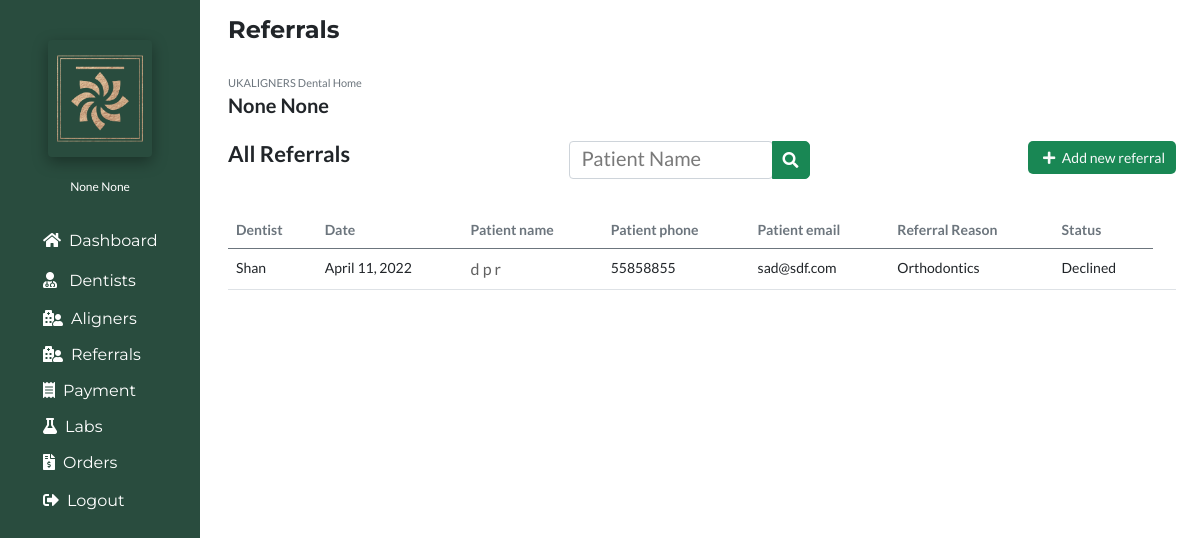
/refdeclined (signed in), run on the app's committed database.
### account/models.py (models this page shows, shortened)
class Account(AbstractBaseUser):
	email 					= models.EmailField(verbose_name="email", max_length=60, unique=True)
	username 				= models.CharField(max_length=30, unique=True)
	date_joined				= models.DateTimeField(verbose_name='date joined', auto_now_add=True)
	last_login				= models.DateTimeField(verbose_name='last login', auto_now=True)
	first_name				= models.CharField(max_length=50, null=True)
	last_name				= models.CharField(max_length=50, null=True)
	is_admin				= models.BooleanField(default=False)
	is_active				= models.BooleanField(default=True)
	is_staff				= models.BooleanField(default=False)
	is_superuser			= models.BooleanField(default=False)
	is_reception			= models.BooleanField(default=False)
	is_nurse				= models.BooleanField(default=False)
	is_dentist				= models.BooleanField(default=False)
	hide_email				= models.BooleanField(default=True)
	USERNAME_FIELD = 'username'
	REQUIRED_FIELDS = ['email']
	objects = MyAccountManager()

### portfolioApp/models.py (models this page shows, shortened)
class Referral(models.Model):
    Dentist=models.ForeignKey(User,on_delete=models.CASCADE, null=True)
    DentistName=models.CharField(max_length=50,null=True)
    PatientName=models.CharField(max_length=50)
    PatientPhone=models.CharField(max_length=20)
    PatientEmail=models.CharField(max_length=40)
    ReferralReason=models.CharField(max_length=60,default="Consultation",null=True,choices=(("Consultation","Consultation"),("Implant","Implant"),("Orthodontics","Orthodontics"),("Root Canal","Root Canal"),("Crown","Crown")
    ))
    Status=models.CharField(max_length=40,default="New",null=True,choices=(("New","New"),("Booked","Booked"),("Declined","Declined"),("TC","TC")
    ))
    BookedOn=models.CharField(max_length=40,null=True)
    TreatmentPlan=models.CharField(max_length=80,null=True)
    Note=models.CharField(max_length=150,null=True)
    Stage=models.CharField(max_length=150,null=True)
    Date=models.DateField(auto_now_add=True)

### portfolioApp/views.py (the view)
# urls.py: path('refdeclined', views.refdeclined, name='refdeclined'),
@login_required(login_url='login')
def refdeclined(request):
    if request.user.is_superuser or request.user.is_staff:
        myreferrals=Referral.objects.filter(Status="Declined").order_by("PatientName")
    else:
        myreferrals=Referral.objects.filter(Dentist=request.user,Status="Declined").order_by("PatientName")
    context={
        'referrals':'active',
        'myreferrals':myreferrals,
    }
    return render(request,'refdeclined.html',context)

### portfolioApp/templates/refdeclined.html (shortened to what this page needs)
{% extends 'base.html' %}
{% load static %}
{% block body %}
<section class="px-4">
<h4 class="py-3"><b>Referrals</b></h4>
<div class="">
<span class="text-secondary">UKALIGNERS Dental Home</span>
<h6><b>{{user.first_name}} {{user.last_name}}</b></h6>
<div class="d-flex justify-content-between py-3">
<h5><b>All Referrals</b></h5>
<div class="search-bar">
<div class="input-group">
  <div class="form-outline">
  <form action="{% url 'referralsearchresults' %}" method="get">
    <input type="search" id="patientName"  class="form-control" placeholder="Patient Name" name="ReferralSearchQuery" />
  </div>
  <button type="submit" class="btn btn-success bg-success">
    <i class="fas fa-search"></i>
  </button>
</div>
</div>
<div class="add-new">
<a href="{% url 'addnewreferral' %}" class="btn btn-sm text-light bg-success"><i class="fas fa-plus mx-1"></i> Add new referral</a>
</div>
</div>
<div class="col-sm-12 px-0 pb-3 my-3 table-responsive"style="font-size:14px;">
<table class="table ">
<thead class="text-secondary">
<tr>
<th scope="col">Dentist</th>
<th scope="col">Date</th>
<th scope="col">Patient name</th>
<th scope="col">Patient phone</th>
<th scope="col">Patient email</th>
<th scope="col">Referral Reason</th>
<th scope="col">Status</th>
</tr>
</thead>
<tbody>
{% for referrals in myreferrals %}
<tr>
<td>{{referrals.DentistName}}</td>
<td>{{referrals.Date}}</td>
{% if not user.is_staff or user.is_superuser %}
<td><a href="/referraldetail/{{referrals.id}}/">{{referrals.PatientName}}</a></td>
{% else %}
<td class="text-secondary">{{referrals.PatientName}}</td>
{% endif %}
<td>{{referrals.PatientPhone}}</td>
<td>{{referrals.PatientEmail}}</td>
<td>{{referrals.ReferralReason}}</td>
<td>{{referrals.Status}}</td>
<td style="max-width:300px;">{{patients.Note}}</td>
</tr>
{% endfor %}
</tbody>
</table>
</div>
</div>
</section>
{% endblock body %}

### portfolioApp/templates/sidebar.html (shortened to what this page needs)
{% load static %}
<!DOCTYPE html>
<html lang="en">
 <head>
    <link rel="stylesheet" href="{% static 'css/all.min.css' %}" >
    <link href="{% static 'css/bootstrap.min.css' %} " rel="stylesheet">
    <link rel="stylesheet" href="{% static 'css/fontawesome.css' %}" >
    <link rel="stylesheet" href="https://cdnjs.cloudflare.com/ajax/libs/font-awesome/4.7.0/css/font-awesome.min.css">
    <link rel="stylesheet" href="{% static 'css/animated.css' %}" >
    <link rel="stylesheet" href="{% static 'css/owl.css' %}" >
    <link href="https://unpkg.com/aos@2.3.1/dist/aos.css" rel="stylesheet">
</head>
<body>
{% if user.is_superuser %}
<div class="col-sm-2 py-4"style="background:#294C3E;position:fixed;left:0;min-height:1600px;">
{% else %}
<div class="col-sm-2 py-4"style="background:rgb(40 40 41);position:fixed;left:0;min-height:1600px;">
{% endif %}
{% if user.is_superuser %}
<div class="logo text-center rounded p-2 mx-5 mt-3"style="box-shadow: rgba(0, 0, 0, 0.35) 0px 5px 15px;">
<img class="img-fluid"src="{% static 'images/Logo4.png' %} " style="object-fit:cover;width:100px;height:101px;" alt="Logo">
</div>
{% endif %}
<div class="username text-center mt-3"><span style="font-size:12px;color:white;">{{user.first_name}} {{user.last_name}}</span></div>
<nav class="nav flex-column py-4"style="font-family: 'Montserrat', sans-serif;">
<a href="{% url 'dashboard' %}" class="nav-link {{dashboard}}"style="padding-left:35px;color:white;"><i class="fas fa-home mx-2"></i>Dashboard</a>
{% if user.is_superuser %}
<a href="{% url 'dentists' %}" class="nav-link {{dentists}}"style="padding-left:35px;color:white;"><i class="fas fa-user-md mx-2"></i> Dentists</a>
{% endif %}
<a  class="dropdown-btn nav-link {{patients}}"style="padding-left:35px;color:white;"><i class="fas fa-hospital-user mx-2"></i>Aligners</a>
<a  class="dropdown-btn nav-link {{referral}}"style="padding-left:35px;color:white;"><i class="fas fa-hospital-user mx-2"></i>Referrals</a>
{% if user.is_superuser or user.is_staff %}
<a  class="dropdown-btn nav-link {{payment}}"style="padding-left:35px;color:white;"><i class="fas  fa-receipt mx-2"></i>Payment</a>
{% endif %}
{% if user.is_superuser or user.is_staff %}
<a  class="dropdown-btn nav-link {{labs}}"style="padding-left:35px;color:white;"><i class="fas fa-flask mx-2"></i>Labs</a>
{% endif %}
{% if user.is_superuser or user.is_staff %}
<a  class="dropdown-btn nav-link {{orders}}"style="padding-left:35px;color:white;"><i class="fas fa-file-invoice-dollar mx-2"></i>Orders</a>
{% endif %}
<a href="{% url 'logout' %}" class="nav-link {{logout}}"style="padding-left:35px;color:white;"><i class="fas fa-sign-out-alt mx-2"></i>Logout</a>
</nav>
</div>
</body>
</html>

### portfolioApp/templates/base.html (style rules this page uses)
body { margin:0px; padding:0px; font-family: 'Lato', sans-serif; overflow-x: hidden; background:white; }
span,p { font-size:11px; color:black; }
h4 { font-family: 'Montserrat', sans-serif; }
::placeholder { color:#797979 !important; }
input, input::-webkit-input-placeholder { font-size: 13px; }
.btn { border-radius:5px; padding:5px 10px 5px 10px; background:#1B3229; }
a { text-decoration:none; color:#616161; }

### portfolioApp/templates/sidebar.html (style rules this page uses)
body { margin:0px; padding:0px; font-family: 'Lato', sans-serif; overflow-x: hidden; background:white; }
span { font-size:11px; color:black; }
h4 { font-family: 'Montserrat', sans-serif; font-size:24px; }
h5 { font-size:22px }
h6 { font-size:20px; }
::placeholder { color:#797979 !important; }
input, input::-webkit-input-placeholder { font-size: 20px; }
.btn { border-radius:5px; padding:5px 10px 5px 10px; background:#1B3229; }
a { text-decoration:none; color:#616161; font-size:16px; }
.dropdown-btn { padding: 6px 8px 6px 16px; text-decoration: none; color: white; display: block; border: none; background: none; width: 100%; cursor: pointer; outline: none; }

### data on the page
Account: first_name "None", last_name "None"
Referral: DentistName "Shan", Date "April 11, 2022", PatientName "d p r", PatientPhone "55858855", PatientEmail "sad@sdf.com", ReferralReason "Orthodontics", Status "Declined"
